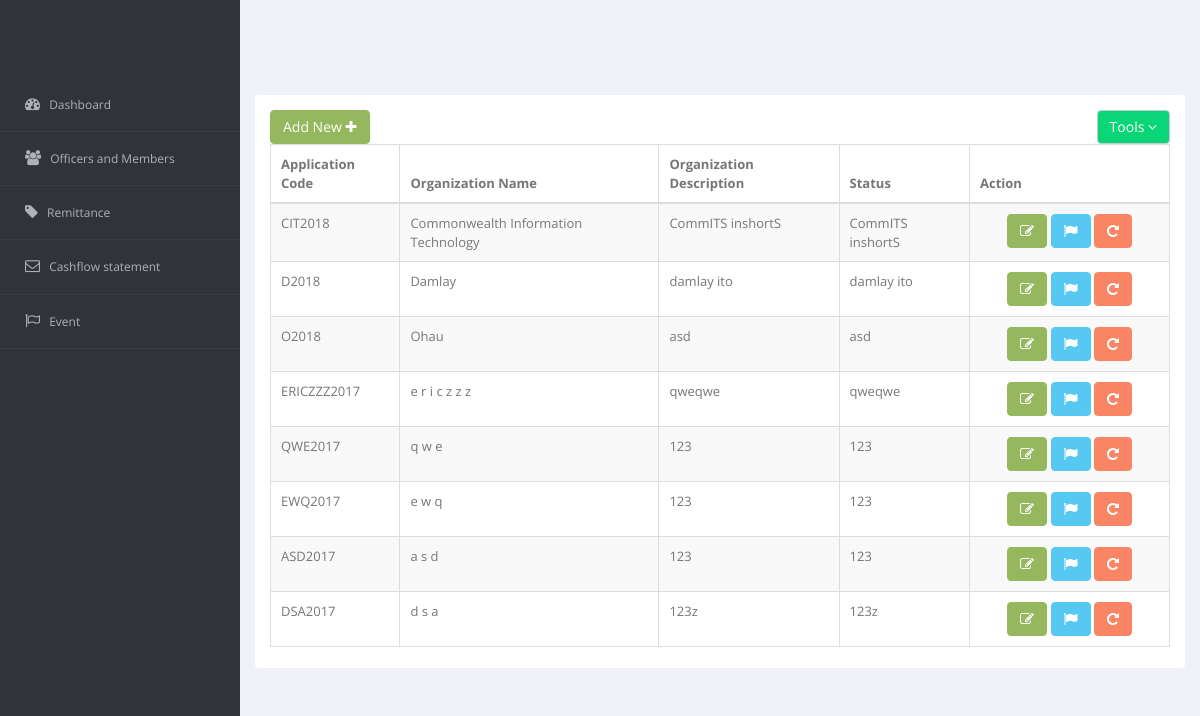
The page /Org_Dir/Organization/OrganizationApplication.php on the database its author committed.
### tables this page shows
CREATE TABLE `r_org_applicant_profile` (
  `OrgAppProfile_ID` int(11) NOT NULL,
  `OrgAppProfile_APPL_CODE` varchar(15) NOT NULL,
  `OrgAppProfile_NAME` varchar(100) NOT NULL,
  `OrgAppProfile_DESCRIPTION` varchar(500) DEFAULT 'Organization description should be here!',
  `OrgAppProfile_STATUS` varchar(100) NOT NULL DEFAULT 'This application is ready for accreditation',
  `OrgAppProfile_DATE_ADD` datetime NOT NULL DEFAULT CURRENT_TIMESTAMP,
  `OrgAppProfile_DATE_MOD` datetime NOT NULL DEFAULT CURRENT_TIMESTAMP,
  `OrgAppProfile_DISPLAY_STAT` enum('Active','Inactive') DEFAULT 'Active'
);

### Org_Dir/Organization/OrganizationApplication.php (the view, shortened to what this page needs)
<!DOCTYPE html>
<html>
<head>
    <?php
$currentPage ='OSAS_OrgApplication';
include('../../config/connection.php');
?>
        <link href="../../bs3/css/bootstrap.min.css" rel="stylesheet">
        <link href="../../js/jquery-ui/jquery-ui-1.10.1.custom.min.css" rel="stylesheet">
        <link href="../../css/bootstrap-reset.css" rel="stylesheet">
        <link href="../../font-awesome/css/font-awesome.css" rel="stylesheet">
        <link href="../../js/jvector-map/jquery-jvectormap-1.2.2.css" rel="stylesheet">
        <link href="../../css/clndr.css" rel="stylesheet">
        <link href="../../js/css3clock/css/style.css" rel="stylesheet">
        <link rel="stylesheet" href="../../js/morris-chart/morris.css">
        <link href="../../css/style.css" rel="stylesheet">
        <link href="../../css/style-responsive.css" rel="stylesheet" />
        <link href="../../js/sweetalert/sweetalert.css" rel="stylesheet">
        <link href="../../js/advanced-datatable/css/demo_page.css" rel="stylesheet" />
        <link href="../../js/advanced-datatable/css/demo_table.css" rel="stylesheet" />
        <link rel="stylesheet" href="../../js/data-tables/DT_bootstrap.css" />
        <link href="../../css/style.css" rel="stylesheet">
        <link href="../../css/style-responsive.css" rel="stylesheet" />
        <link rel="stylesheet" type="text/css" href="../../js/select2/select2.css" />
        <link rel="stylesheet" type="text/css" href="../../js/jquery-multi-select/css/multi-select.css" />
</head>
<body>
    <section id="container">
        <aside>
            <div id="sidebar" class="nav-collapse">
                <?php
                include('../sidenav.php')
                ?>
            </div>
        </aside>
        <section id="main-content">
            <section class="wrapper">
                <div class="row" id="tableForm">
                    <div class="col-sm-12">
                        <section class="panel">
                            <div class="panel-body">
                                <div class="adv-table editable-table ">
                                    <div class="clearfix">
                                        <div class="btn-group">
                                            <button id="editable-sample_new" data-toggle="modal" id="openAddmodal" href="#Add" class="btn btn-success">
                                        Add New <i class="fa fa-plus"></i>
                                    </button>
                                        </div>
                                        <div class="btn-group pull-right">
                                            <button class="btn btn-default dropdown-toggle" data-toggle="dropdown">Tools <i class="fa fa-angle-down"></i>
                                    </button>
                                        </div>
                                    </div>
                                    <table class="table table-striped table-hover table-bordered" id="editable-sample">
                                        <thead>
                                            <tr>
                                                <th>Application Code</th>
                                                <th>Organization Name</th>
                                                <th>Organization Description</th>
                                                <th>Status</th>
                                                <th>Action</th>
                                            </tr>
                                        </thead>
                                        <tbody>
                                            <?php
                                        $view_query = mysqli_query($con,"SELECT * FROM `r_org_applicant_profile` WHERE OrgAppProfile_DISPLAY_STAT = 'Active'");
                                        while($row = mysqli_fetch_assoc($view_query))
                                        {
                                            $code = $row["OrgAppProfile_APPL_CODE"];
                                            $name = $row["OrgAppProfile_NAME"];
                                            $desc = $row["OrgAppProfile_DESCRIPTION"];
                                            echo "
                                            <tr class=''>
                                                <td>$code</td>
                                                <td>$name</td>
                                                <td>$desc</td>
                                                <td>$desc</td>
                                                <td style='width:200px'>
                                                    <center>
                                                        <a class='btn btn-success edit' style='color:white' data-toggle='modal' href='#Edit' href='javascript:;'><i class='fa fa-edit'></i></a>
                                                         <a class='btn btn-info wizardOpen' href='javascript:;'><i class='fa fa-flag'></i></a>
                                                        <a class='btn btn-danger delete' href='javascript:;'><i class='fa fa-rotate-right'></i></a>
                                                    </center>
                                                </td>
                                            </tr>
                                                    ";
                                        }
									?>
                                        </tbody>
                                    </table>
                                </div>
                            </div>
                        </section>
                    </div>
                </div>
            </section>
        </section>
    </section>
</body>
</html>

### Org_Dir/sidenav.php (shortened to what this page needs)
<aside>
    <div id="sidebar" class="nav-collapse">
        <div class="leftside-navigation">
            <ul class="sidebar-menu" id="nav-accordion">
                <li> <a <?php if( $currentPage==='Org_Dashboard' ) {echo 'class="active"';} ?> href="dashboard.php">
                        <i class ="fa fa-dashboard" ></i>
                        <span>Dashboard</span>
                    </a>
                </li>
                <li> <a <?php if( $currentPage==='Org_OrgMem' ) {echo 'class="active"';} ?> href="OrganizationMembers.php">
                        <i class="fa fa-group"></i>
                        <span>Officers and Members</span>
                    </a>
                </li>
                <li> <a <?php if( $currentPage==='Org_RemReq' ) {echo 'class="active"';} ?> href="RemittanceRequest.php">
                        <i class="fa fa-tag"></i>
                        <span>Remittance</span>
                    </a>
                </li>
                <li> <a <?php if( $currentPage==='Org_Cflow' ) {echo 'class="active"';} ?> href="CashFlowStatement.php">
                        <i class="fa fa-envelope-o"></i>
                        <span>Cashflow statement</span>
                    </a>
                </li>
                <li> <a <?php if( $currentPage==='Org_Event' ) {echo 'class="active"';} ?> href="Event.php">
                        <i class="fa fa-flag-o"></i>
                        <span>Event</span>
                    </a>
                </li>            </ul>
        </div>
    </div>
</aside>

### Org_Dir/Organization/OrganizationApplication.php (style rules this page uses)
body { margin-top: 30px; }

### rows shown on the page
r_org_applicant_profile: OrgAppProfile_APPL_CODE "CIT2018", OrgAppProfile_NAME "Commonwealth Information Technology", OrgAppProfile_DESCRIPTION "CommITS inshortS"
r_org_applicant_profile: OrgAppProfile_APPL_CODE "D2018", OrgAppProfile_NAME "Damlay", OrgAppProfile_DESCRIPTION "damlay ito"
r_org_applicant_profile: OrgAppProfile_APPL_CODE "O2018", OrgAppProfile_NAME "Ohau", OrgAppProfile_DESCRIPTION "asd"
r_org_applicant_profile: OrgAppProfile_APPL_CODE "ERICZZZ2017", OrgAppProfile_NAME "e r i c z z z", OrgAppProfile_DESCRIPTION "qweqwe"
r_org_applicant_profile: OrgAppProfile_APPL_CODE "QWE2017", OrgAppProfile_NAME "q w e", OrgAppProfile_DESCRIPTION "123"
r_org_applicant_profile: OrgAppProfile_APPL_CODE "EWQ2017", OrgAppProfile_NAME "e w q", OrgAppProfile_DESCRIPTION "123"
r_org_applicant_profile: OrgAppProfile_APPL_CODE "ASD2017", OrgAppProfile_NAME "a s d", OrgAppProfile_DESCRIPTION "123"
r_org_applicant_profile: OrgAppProfile_APPL_CODE "DSA2017", OrgAppProfile_NAME "d s a", OrgAppProfile_DESCRIPTION "123z"
